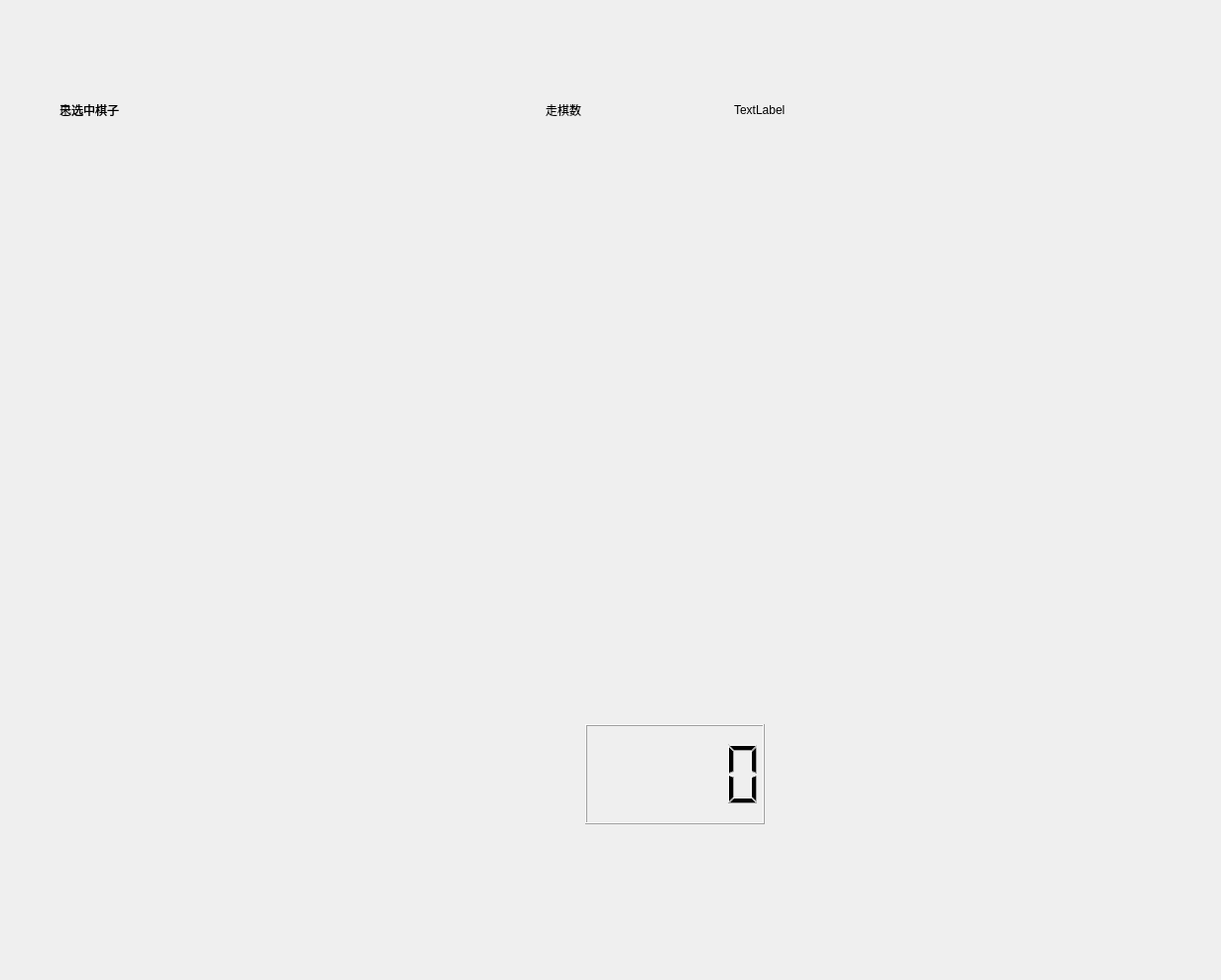
<?xml version="1.0" encoding="UTF-8"?>
<ui version="4.0">
 <class>human_game_vs</class>
 <widget class="QWidget" name="human_game_vs">
  <property name="geometry">
   <rect>
    <x>0</x>
    <y>0</y>
    <width>1231</width>
    <height>988</height>
   </rect>
  </property>
  <property name="windowTitle">
   <string>Form</string>
  </property>
  <widget class="QLCDNumber" name="lcdNumber">
   <property name="geometry">
    <rect>
     <x>590</x>
     <y>730</y>
     <width>181</width>
     <height>101</height>
    </rect>
   </property>
  </widget>
  <widget class="QLabel" name="label">
   <property name="geometry">
    <rect>
     <x>740</x>
     <y>80</y>
     <width>141</width>
     <height>61</height>
    </rect>
   </property>
   <property name="text">
    <string>TextLabel</string>
   </property>
  </widget>
  <widget class="QLabel" name="label_2">
   <property name="geometry">
    <rect>
     <x>550</x>
     <y>80</y>
     <width>171</width>
     <height>61</height>
    </rect>
   </property>
   <property name="text">
    <string>走棋数</string>
   </property>
  </widget>
  <widget class="QLabel" name="label_3">
   <property name="geometry">
    <rect>
     <x>60</x>
     <y>80</y>
     <width>261</width>
     <height>61</height>
    </rect>
   </property>
   <property name="text">
    <string>已选中棋子</string>
   </property>
  </widget>
  <widget class="QLabel" name="label_4">
   <property name="geometry">
    <rect>
     <x>60</x>
     <y>70</y>
     <width>261</width>
     <height>81</height>
    </rect>
   </property>
   <property name="text">
    <string>未选中棋子</string>
   </property>
  </widget>
  <zorder>label_2</zorder>
  <zorder>lcdNumber</zorder>
  <zorder>label</zorder>
  <zorder>label_3</zorder>
  <zorder>label_4</zorder>
 </widget>
 <resources/>
 <connections/>
</ui>
